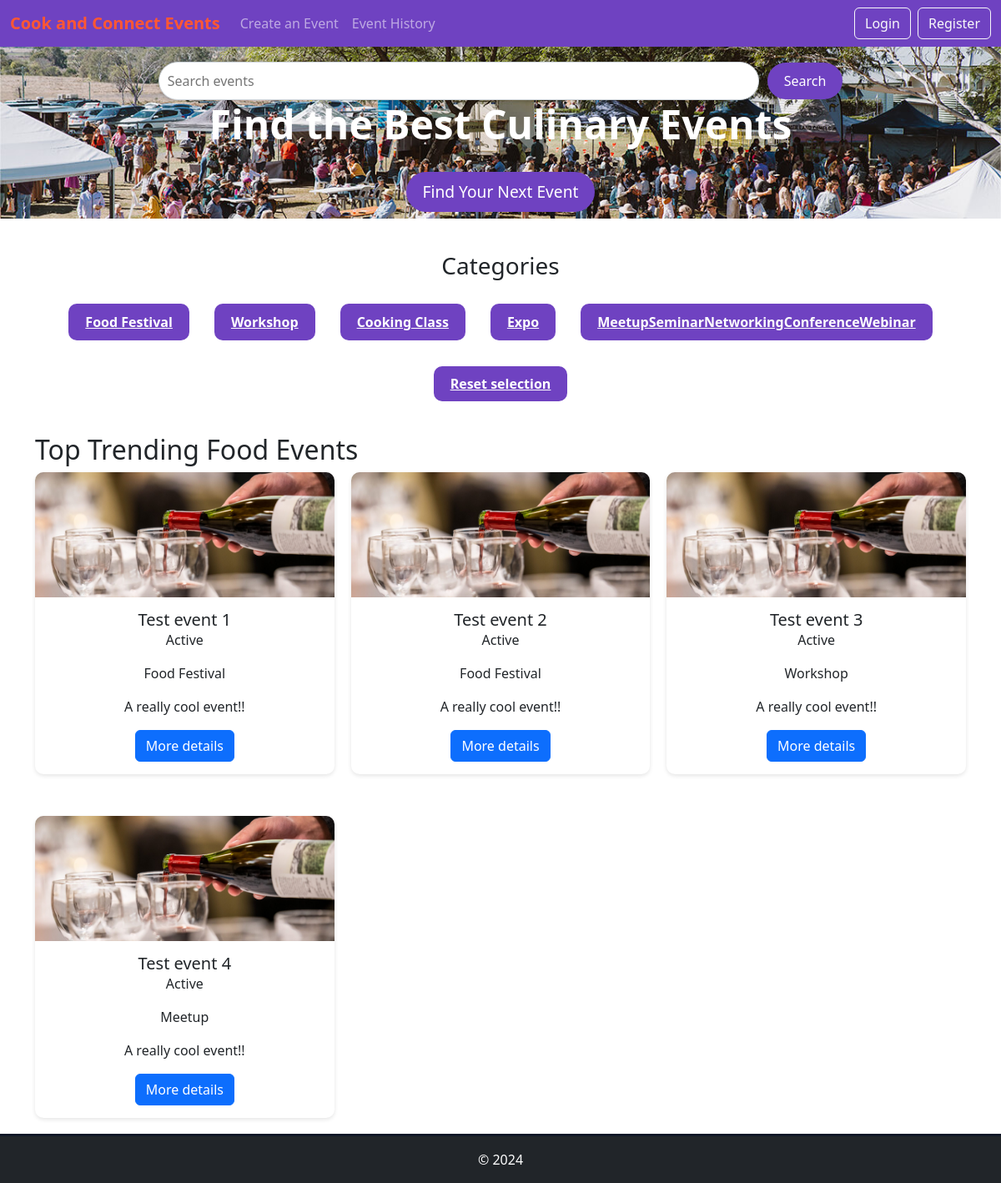
Before: / with the older database file.
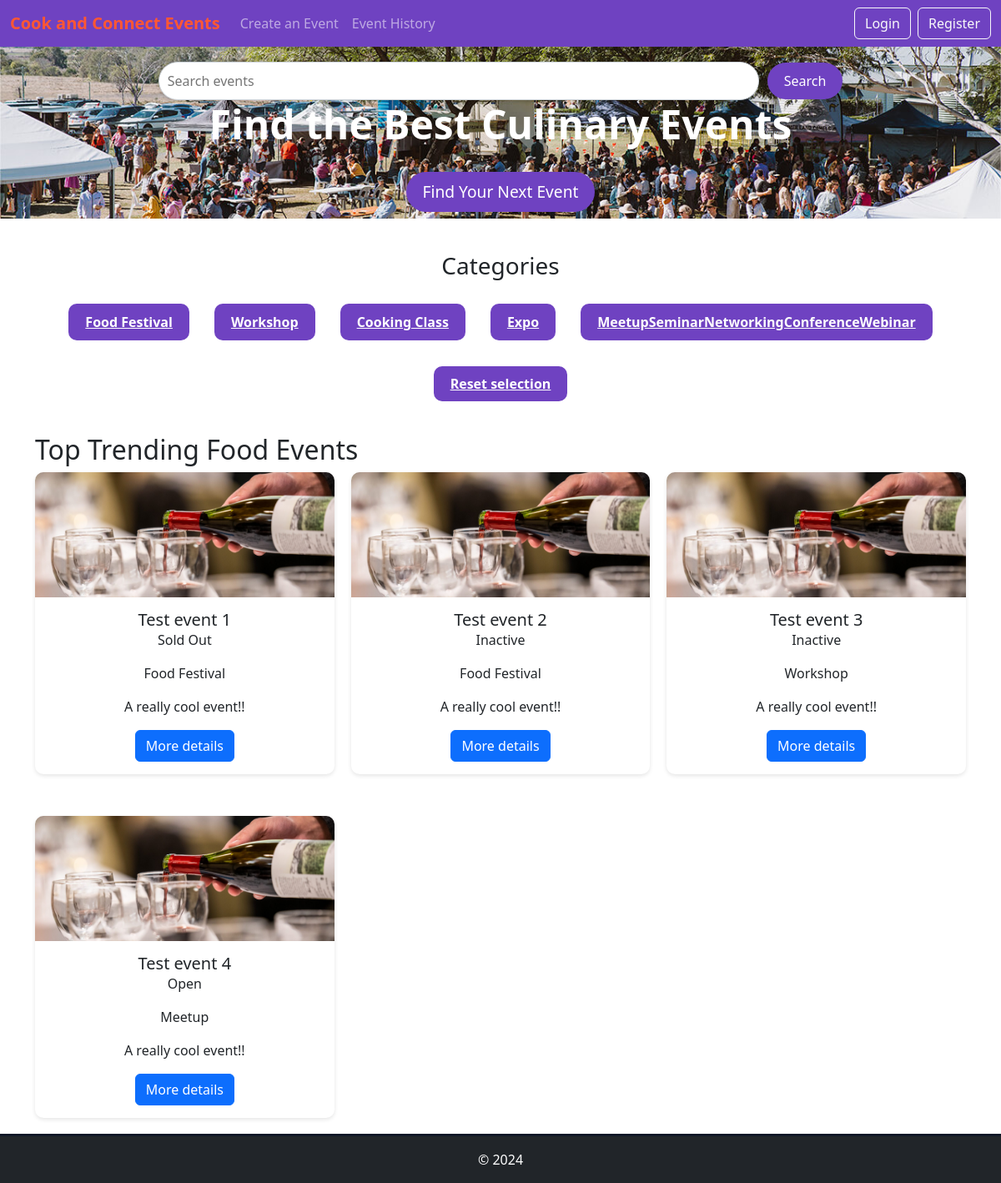
After: the same page with the newer database file.
### website/models.py (models this page shows)
class Event(db.Model):
    __tablename__ = "events"
    id = db.Column(db.Integer, primary_key=True)
    user_id = db.Column(db.Integer, db.ForeignKey('users.id'))
    Title = db.Column(db.String(255), nullable=False)
    Description = db.Column(db.String(255), nullable=False)
    Image = db.Column(db.String(60), nullable=False, default='default.jpg')
    Start_time = db.Column(db.Time, nullable=False)
    Start_date = db.Column(db.Date, nullable=False)
    Venue = db.Column(db.String(32), nullable=False)
    Category = db.Column(db.String(32), nullable=False)
    Tickets_avaliable = db.Column(db.Integer, nullable=False)
    Status = db.Column(db.String(32), nullable=False)
    comments = db.relationship('Comment', backref='event')
    orders = db.relationship('Order', backref='event')

### website/views.py (the view)
@main_bp.route('/')
def index():
    category = request.args.get("category")
    search_keywords = request.args.get("search_keywords")
    if category or search_keywords:
        if category != "None" and search_keywords != "None":
            events = Event.query.filter(Event.Title.contains(search_keywords)).filter_by(Category=category).order_by(Event.id).all()
        elif category != "None":
            events = Event.query.filter_by(Category=category).order_by(Event.id).all()
        elif search_keywords != "None":
            events = Event.query.filter(Event.Title.contains(search_keywords)).order_by(Event.id).all()
        else:
            events = Event.query.order_by(Event.id).all()
    else:
            events = Event.query.order_by(Event.id).all()
    user = check_login(current_user)
    for event in events:
        if event.Start_date.strftime('%Y-%m-%d') < datetime.today().strftime('%Y-%m-%d') and event.Status != "Inactive":
            new_event = Event.query.filter_by(id=event.id).first().Status = "Inactive"
            db.session.add(new_event)
    db.session.commit()
    return render_template('index.html', events=events, user=user, categories=CATEGORIES, category=category, search_keywords=search_keywords)

### website/views.py (called while the page is built)
def check_login(current_user):
    return current_user if current_user.is_authenticated else None

### website/templates/index.html (shortened to what this page needs)
{% extends "base.html" %}
{% block header %}
<div class="top-section">
    <div class="py-2">
        <div class="search-bar">
            <input type="text" id="searchInput" placeholder="Search events">
            <button id="searchButton" onclick="search()">Search</button>
        </div>
        <div class="banner-content">
            <h1>Find the Best Culinary Events</h1>
            <button>Find Your Next Event</button>
        </div>
    </div>
</div>
{% endblock %}
{% block content %}
    <h3 class="category-title">Categories</h3>
    <div class="categories">
        {% for category in categories %}
            <div class="category-item">
            <a class="btn-default" href="{{ url_for('main.index') }}?category={{ category }}&search_keywords={{ search_keywords }}">
                <span>{{ category }}</span>
            </a>
        </div>
        {% endfor %}
    </div>
    <div style="justify-content: center; text-align: center;">
        <a class="btn-default" href="{{ url_for('main.index') }}">Reset selection</a>
    </div>
    <div class="container mt-5">
        <h2 class="text-left">Top Trending Food Events</h2>
        <div class="trending-events" id="eventContainer">
             {% for event in events %}
                {% include "./partials/event_card.html" %}
             {% endfor %}
        </div>
    </div>
{% endblock %}

### website/templates/base.html (shortened to what this page needs)
<!DOCTYPE html>
<html lang="en">
<head>
    <link href="https://cdn.jsdelivr.net/npm/bootstrap@5.3.2/dist/css/bootstrap.min.css" rel="stylesheet">
    <link rel="stylesheet" href="{{ url_for('static', filename='style/style.css') }}">
</head>
<body>
    <header>
        <nav class="navbar navbar-expand-lg navbar-dark">
            <div class="container-fluid">
                <a class="navbar-brand" href="{{ url_for('main.index') }}">Cook and Connect Events</a>
                <div class="collapse navbar-collapse" id="navbarNav">
                    <ul class="navbar-nav me-auto">
                        <li class="nav-item">
                            <a class="nav-link" href="{{ url_for('main.createEvent') }}">Create an Event</a>
                        </li>
                        <li class="nav-item">
                            <a class="nav-link" href="{{ url_for('main.history') }}">Event History</a>
                        </li>
                    </ul>
                    <div class="d-flex gap-2">
                        {% if user != None %}
                            <a href="{{ url_for('main.profile') }}" class="btn btn-outline-light">Profile</a>
                            <a href="{{ url_for('auth.logout') }}" class="btn btn-outline-light">Logout</a>
                        {% else %}
                            <a href="{{ url_for('auth.login') }}" class="btn btn-outline-light">Login</a>
                            <a href="{{ url_for('auth.register') }}" class="btn btn-outline-light">Register</a>
                        {% endif %}
                    </div>
                </div>
            </div>
        </nav>
        {% block header %}
        {% endblock %}
    </header>
    <div class="pb-5">
        {% block content %}
        {% endblock %}
    </div>
    <footer class="bg-dark text-white text-center py-3">
        © 2024
    </footer>
</body>
</html>

### website/templates/partials/event_card.html
<div class="event-card">
    <img src="{{ url_for('static', filename='img/wine_tasting_night.jpg') }}" alt="Wine Tasting Night">
    <div class="card-body">
        <h5 class="card-title">{{ event.Title }}</h5>
        <p class="card-text">{{ event.Status }}</p>
        <p class="card-text">{{ event.Category }}</p>
        <p class="card-text">{{ event.Description }}</p>
        <a href="{{ url_for('main.eventDetails') }}?id={{ event.id }}" class="btn btn-primary">More details</a>
    </div>
</div>

### website/static/style/style.css (style rules this page uses)
footer { background-color: #1f2937; color: #fff; text-align: center; padding: 20px; border-top: 3px solid #111827; width: 100%; position: fixed; bottom: 0; left: 0; right: 0; box-sizing: border-box; }
html { height: 100%; margin: 0; font-family: 'Poppins', sans-serif; }
.navbar { background-color: #6f42c1; }
.navbar-brand { color: #ff5733; font-weight: bold; }
.top-section { background-image: url('/static/img/banner.jpg'); background-size: cover; background-position: center; color: white; text-align: center; }
.search-bar { display: flex; align-items: center; justify-content: center; margin-top: 10px; }
.search-bar input { width: 60%; padding: 10px; border-radius: 50px; border: 1px solid #ced4da; outline: none; box-shadow: 0 2px 4px rgba(0, 0, 0, 0.1); }
.search-bar button { padding: 10px 20px; margin-left: 10px; border: none; background-color: #6f42c1; color: white; border-radius: 50px; cursor: pointer; }
.banner-content h1 { font-size: 3rem; font-weight: 700; }
.banner-content button { padding: 10px 20px; background-color: #6f42c1; border: none; color: white; border-radius: 30px; font-size: 1.2rem; margin-top: 20px; }
.categories { display: flex; justify-content: center; align-items: center; padding-bottom: 40px; }
.category-item { display: flex; flex-direction: column; align-items: center; margin: 0 15px; text-align: center; }
.category-item span { margin-top: 10px; font-weight: 600; text-decoration: none; }
.event-card { background-color: #ffffff; border-radius: 10px; box-shadow: 0 2px 5px rgba(0, 0, 0, 0.1); margin-bottom: 30px; }
.event-card img { width: 100%; height: 150px; border-top-left-radius: 10px; border-top-right-radius: 10px; object-fit: cover; }
.event-card .card-body { padding: 15px; text-align: center; }
.trending-events { display: grid; grid-template-columns: repeat(3, 1fr); gap: 20px; }
.container { margin-top: 40px; }
.btn-default { background-color: #6f42c1; color: white; border-radius: 10px; padding: 10px 20px; width: 100%; font-weight: bold; margin-top: 10px; border: 0; }
.category-title { text-align: center; padding-top: 40px; padding-bottom: 10px; }

Changed rows visible on the page:
changed Event "Test event 1": Status "Active" → "Sold Out"
changed Event "Test event 2": Status "Active" → "Inactive"
changed Event "Test event 3": Status "Active" → "Inactive"
changed Event "Test event 4": Status "Active" → "Open"
